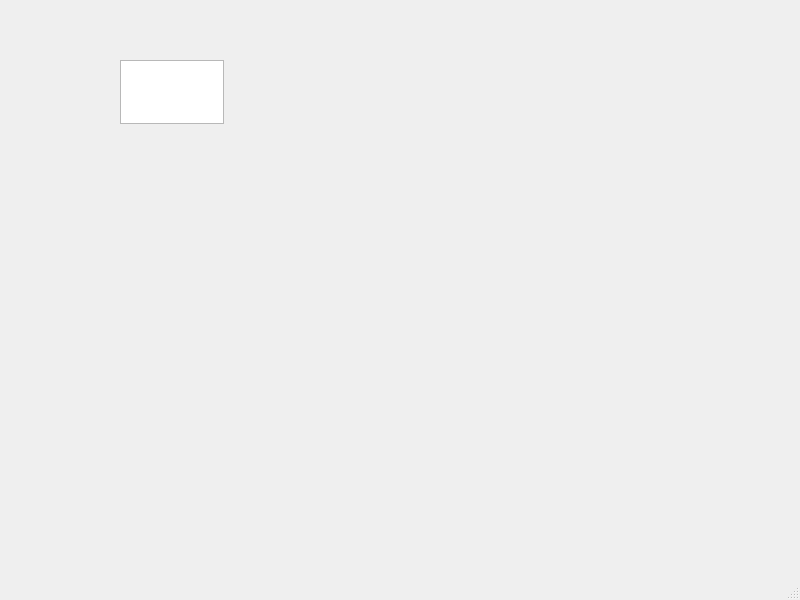
<?xml version="1.0" encoding="UTF-8"?>
<ui version="4.0">
 <class>MainWindow</class>
 <widget class="QMainWindow" name="MainWindow">
  <property name="geometry">
   <rect>
    <x>0</x>
    <y>0</y>
    <width>800</width>
    <height>600</height>
   </rect>
  </property>
  <property name="windowTitle">
   <string>MainWindow</string>
  </property>
  <widget class="QWidget" name="centralwidget">
   <widget class="QTextEdit" name="textEdit">
    <property name="geometry">
     <rect>
      <x>120</x>
      <y>60</y>
      <width>104</width>
      <height>64</height>
     </rect>
    </property>
   </widget>
  </widget>
  <widget class="QMenuBar" name="menubar">
   <property name="geometry">
    <rect>
     <x>0</x>
     <y>0</y>
     <width>800</width>
     <height>17</height>
    </rect>
   </property>
  </widget>
  <widget class="QStatusBar" name="statusbar"/>
 </widget>
 <resources/>
 <connections/>
</ui>
